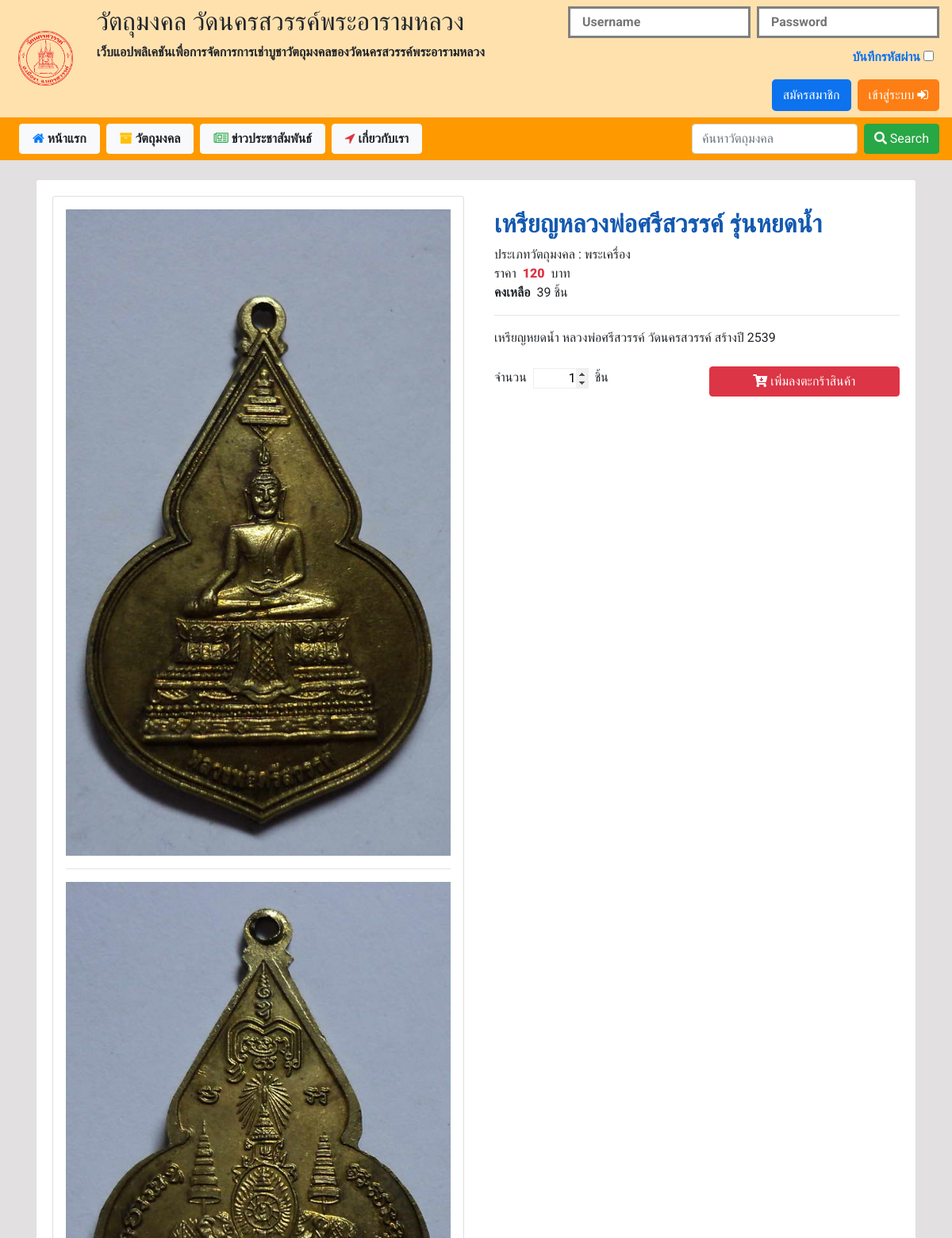
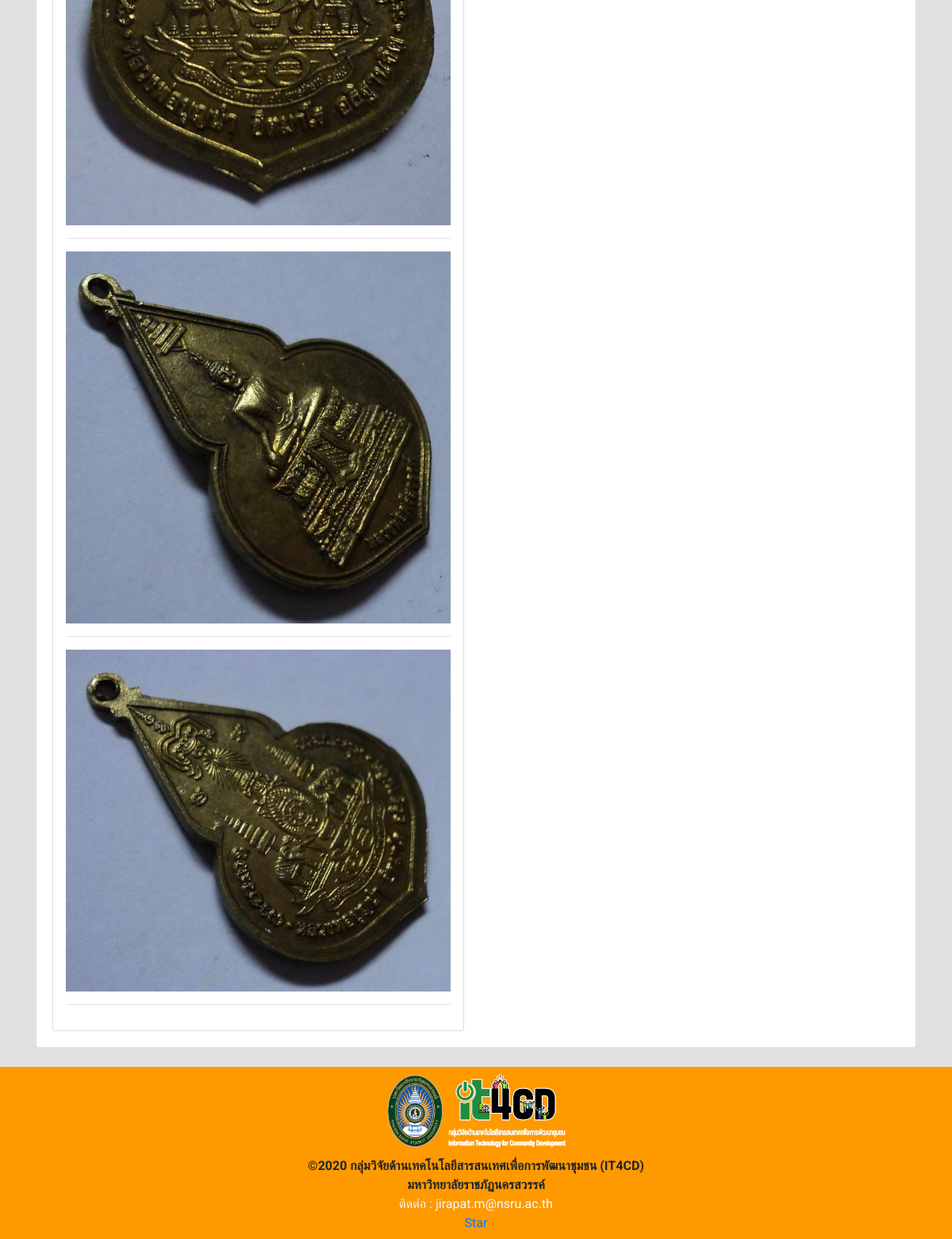
The page /index.php?p=readSacredObj&id4readSacredObj=7 on the database its author committed (2 pictures, top to bottom).
### tables this page shows
CREATE TABLE `product` (
  `id_product` int(100) NOT NULL,
  `product_name` varchar(50) NOT NULL,
  `product_type` varchar(50) NOT NULL,
  `product_des` varchar(100) NOT NULL,
  `product_price` varchar(6) NOT NULL,
  `product_qty` varchar(5) NOT NULL,
  `product_cover` text NOT NULL,
  `date_create` timestamp NOT NULL DEFAULT current_timestamp() ON UPDATE current_timestamp()
);

### function.php (called while the page is built, shortened)
<?php
        class DB_conn{
            function __construct(){
                $conn = mysqli_connect(DB_server, DB_user, DB_password, DB_name);
                $this->dbcon = $conn;
            }
                }
                class shopSacredObj extends DB_conn{
                    public function runQuery($query){
                        $reS = mysqli_query($this->dbcon, $query);
                        return $reS;
                    }
                }
?>

### include_for_p/read_SacredObj.php (the view, shortened to what this page needs)
<div class="container mt-4 mb-4">
    <div class="card min-vh-100">
        <div class="card-body">
            <?php
                $readSacredObj = new shopSacredObj();
                $id4readSacredObj = $_GET['id4readSacredObj'];
                $sql = $readSacredObj->runQuery("SELECT * FROM product WHERE id_product='$id4readSacredObj' ");
                if($sql){
                    $fetchData = mysqli_fetch_array($sql);
                }else{
                    ?>
            <script>
            alert("Can't SQL");
            </script>
            <?php
                }
                ?>
            <div class="row">
                <div class="col-md-6">
                    <div class="card w-100 p-3">
                    <?php
                            $pic =explode(',', $fetchData["product_cover"]);
                            $countPic = count($pic);
                            for($i = 0 ; $i<$countPic ; $i++){
                    ?>
                        <img id="imgSacredObj<?=$i?>" src="image/product/<?php echo $pic[$i]; ?>" alt=""> <?php if($countPic ==1){}else{ ?><hr> <?php  } ?>
                        <?php
                    }
                    ?>
                    </div>
                </div>
                <div class="col-md">
                    <div class="w-100 p-0 pl-2 ">
                        <strong>
                            <h2 id="name_shop_card" class="pt-3 font-weight-bold text-wrap">
                                <?php echo $fetchData['product_name']; ?>
                            </h2>
                        </strong>
                        <p class="m-0">
                            ประเภทวัตถุมงคล : <?php echo $fetchData['product_type'];?>
                        </p>
                        <div class="m-0 d-flex d-inline ">
                            ราคา <p class="m-0 mr-2 ml-2 text-danger font-weight-bold">
                                <b><?php echo number_format( $fetchData['product_price']);?></b>
                            </p>บาท
                        </div>
                        <div class="d-flex d-inline">
                            <p class="font-weight-bold mr-2">คงเหลือ</p> <?php echo $fetchData['product_qty'];?> ชิ้น
                        </div>
                        <hr class="mt-0">
                        <div>
                            <p id="detailSacredObj"><?php echo $fetchData['product_des'];?></p>
                        </div>
                        <form action="chk_all/chk_basket.php" method="post">
                        <div class="row d-flex d-inline justify-content-between align-items-center">
                            <div class=" col d-flex align-self-center">
                                    <div class="">จำนวน</div>
                                    <input id="qty" type="number" name="data4basket[qty]" value="1">
                                    <div for="">ชิ้น</div>
                            </div>
                            <div class="col-md text-right">
                                <?php
                                    if(!isset($_SESSION['id'])){
                                ?>
                                <text id="notSessionID" class="btn btn-danger w-100 mt-2">
                                    <i class="fas fa-cart-arrow-down"></i> เพิ่มลงตะกร้าสินค้า
                                </text>
                                <?php
                                }
                                ?>
                            </div>
                        </div>
                    </div>
                </div>
            </div>
        </div>
    </div>
</div>

### css/myself.css (style rules this page uses)
* { margin: 0px; padding: 0px; font-family: 'Roboto', sans-serif; }
#name_shop_card { width: 100%; white-space: nowrap; overflow: hidden; text-overflow: ellipsis; color:#1359b0; }
#detailSacredObj { word-wrap: break-word; }
input[id=qty] { text-align:right; width:70px; margin:0px .5rem; border:1px; border-style: groove; }

### rows shown on the page
product: product_name "เหรียญหลวงพ่อศรีสวรรค์ รุ่นหยดน้ำ", product_type "พระเครื่อง", product_price "120", product_qty "39", product_des "เหรียญหยดน้ำ หลวงพ่อศรีสวรรค์ วัดนครสวรรค์ สร้างปี 2539"
